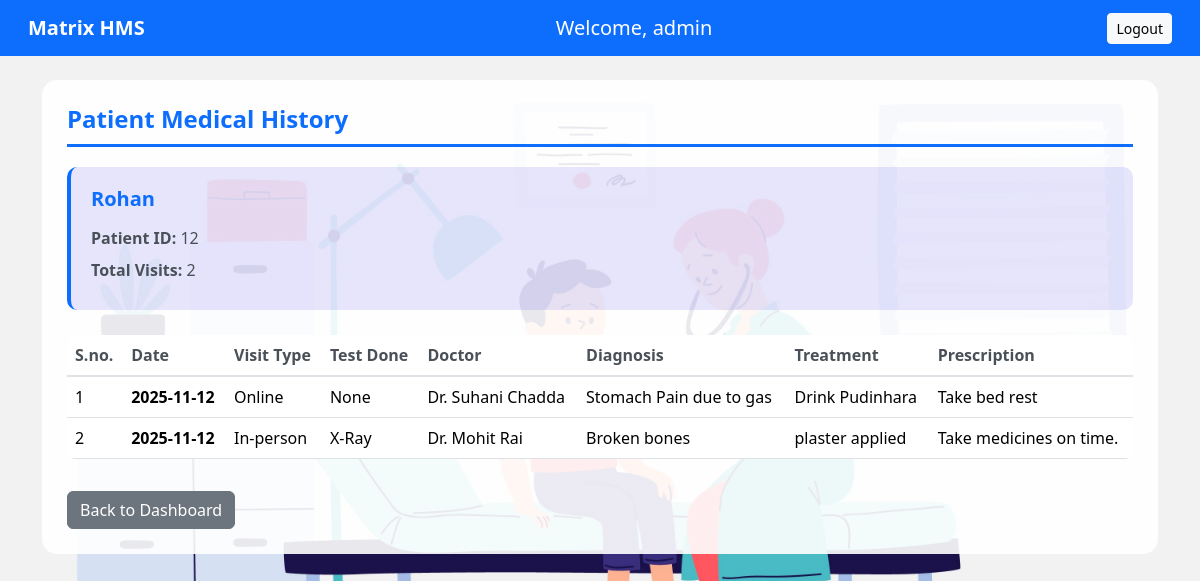
The app's page /admin/admin/patient/12/history with its own data.
### models.py (models this page shows)
class Patient(db.Model):
    __tablename__ = 'patients'
    id = db.Column(db.Integer, db.ForeignKey('users.id'), primary_key=True)
    patient_name = db.Column(db.String(100), nullable=False)
    user = db.relationship('User', back_populates='patient_profile')
    appointments = db.relationship('Appointment', back_populates='patient', lazy=True)
    medical_history = db.relationship('PatientHistory', back_populates='patient', cascade='all, delete-orphan')

class PatientHistory(db.Model):
    __tablename__ = 'patient_history'
    id = db.Column(db.Integer, primary_key=True)
    patient_id = db.Column(db.Integer, db.ForeignKey('patients.id'), nullable=False)
    appointment_id = db.Column(db.Integer, db.ForeignKey('appointments.id'), unique=True)
    doctor_id = db.Column(db.Integer, db.ForeignKey('doctors.id'))
    visit_type = db.Column(db.String(50))
    test_type = db.Column(db.String(100))
    diagnosis = db.Column(db.Text)
    treatment = db.Column(db.Text)
    prescription = db.Column(db.Text)
    doctor_name = db.Column(db.String(100))
    department = db.Column(db.String(100))
    created_at = db.Column(db.DateTime, default=datetime.utcnow)
    patient = db.relationship('Patient', back_populates='medical_history')
    doctor = db.relationship('Doctor', back_populates='patient_histories')
    appointment = db.relationship('Appointment', back_populates='history_record')

class User(db.Model):
    __tablename__ = 'users'
    id = db.Column(db.Integer, primary_key=True)
    user_name = db.Column(db.String(100), nullable=False)
    user_email = db.Column(db.String(100), unique=True, nullable=False)
    user_password = db.Column(db.String(200), nullable=False)
    user_role = db.Column(db.String(20), nullable=False)
    created_at = db.Column(db.DateTime, default=datetime.utcnow)
    doctor_profile = db.relationship('Doctor', back_populates='user', uselist=False)
    patient_profile = db.relationship('Patient', back_populates='user', uselist=False)

### app.py (the view)
@app.route('/<string:role>/<string:username>/patient/<int:patient_id>/history')
def view_patient_history(role, username, patient_id):
    user = User.query.filter_by(user_name=username, user_role=role).first()
    if not user:
        flash(f"{role.capitalize()} not found.", "danger")
        return redirect(url_for('login'))
    patient = Patient.query.get_or_404(patient_id)
    history_records = (
        PatientHistory.query
        .filter_by(patient_id=patient.id)
        .order_by(PatientHistory.created_at.desc())
        .all()
    )
    if role == 'doctor':
        back_url = url_for('doctor_dashboard', username=username)
    elif role == 'admin':
        back_url = url_for('admin_dashboard')
    elif role == 'patient':
        back_url = url_for('patient_dashboard', username=username)
    else:
        back_url = url_for('login')
    return render_template(
        'DoctorUI/view_patient_history.html',
        role=role,
        username=username,
        patient=patient,
        history_records=history_records,
        back_url=back_url
    )

### templates/DoctorUI/view_patient_history.html (shortened to what this page needs)
{% extends "base.html" %}
{% block content %}
<div class="container mt-4">
  <div class="content-wrapper">
    <h4 class="page-header">Patient Medical History</h4>
    <div class="patient-card">
      <h5>{{ patient.patient_name }}</h5>
      <p><strong>Patient ID:</strong> {{ patient.id }}</p>
      <p><strong>Total Visits:</strong> {{ history_records|length }}</p>
    </div>
    {% if history_records %}
    <div class="table-responsive">
      <table class="table table-hover align-middle">
        <thead>
          <tr>
            <th>S.no.</th>
            <th>Date</th>
            <th>Visit Type</th>
            <th>Test Done</th>
            <th>Doctor</th>
            <th>Diagnosis</th>
            <th>Treatment</th>
            <th>Prescription</th>
          </tr>
        </thead>
        <tbody>
          {% for record in history_records %}
          <tr>
            <td>{{ loop.index }}</td>
            <td><strong>{{ record.created_at.strftime('%Y-%m-%d') }}</strong></td>
            <td>{{ record.visit_type or '-' }}</td>
            <td>{{ record.test_type or '-' }}</td>
            <td>{{ record.doctor_name or record.doctor.user.user_name }}</td>
            <td>{{ record.diagnosis or '-' }}</td>
            <td>{{ record.treatment or '-' }}</td>
            <td>{{ record.prescription or '-' }}</td>
          </tr>
          {% endfor %}
        </tbody>
      </table>
    </div>
    {% else %}
    <div class="alert alert-info">
      📋 No medical history available for this patient.
    </div>
    {% endif %}
    <a href="{{ back_url }}" class="btn btn-secondary mt-3">Back to Dashboard</a>
  </div>
</div>
{% endblock %}

### templates/DoctorUI/view_patient_history.html (style rules this page uses)
body { background-image: url('/static/images/bg-2.jpg'); background-size: cover; background-repeat: no-repeat; }
.content-wrapper { background-color: rgba(255, 255, 255, 0.9 ); border-radius: 15px; padding: 25px; }
.page-header { color: #0d6efd; font-weight: 600; border-bottom: 3px solid #0d6efd; padding-bottom: 10px; margin-bottom: 20px; }
.patient-card { background-color: rgba(21, 11, 220, 0.1); border: none; border-left: 4px solid #0d6efd; border-radius: 10px; padding: 20px; margin-bottom: 25px; }
.patient-card h5 { color: #0d6efd; font-weight: 600; margin-bottom: 15px; }
.patient-card p { color: #495057; margin-bottom: 8px; }
.table { background-color: white; border-radius: 8px; overflow: hidden; }
.table thead { background-color: #f8f9fa; }
.table thead th { color: #495057; font-weight: 600; border-bottom: 2px solid #dee2e6; white-space: nowrap; }

### records on screen
Patient: patient_name "Rohan", id "12"
PatientHistory: created_at "2025-11-12", visit_type "Online", test_type "None", doctor_name.user_name "Dr. Suhani Chadda", diagnosis "Stomach Pain due to gas", treatment "Drink Pudinhara", prescription "Take bed rest"
PatientHistory: created_at "2025-11-12", visit_type "In-person", test_type "X-Ray", doctor_name.user_name "Dr. Mohit Rai", diagnosis "Broken bones", treatment "plaster applied", prescription "Take medicines on time."

### other values on screen
{{ username }} "admin"
{{ history_records|length }} "2"
